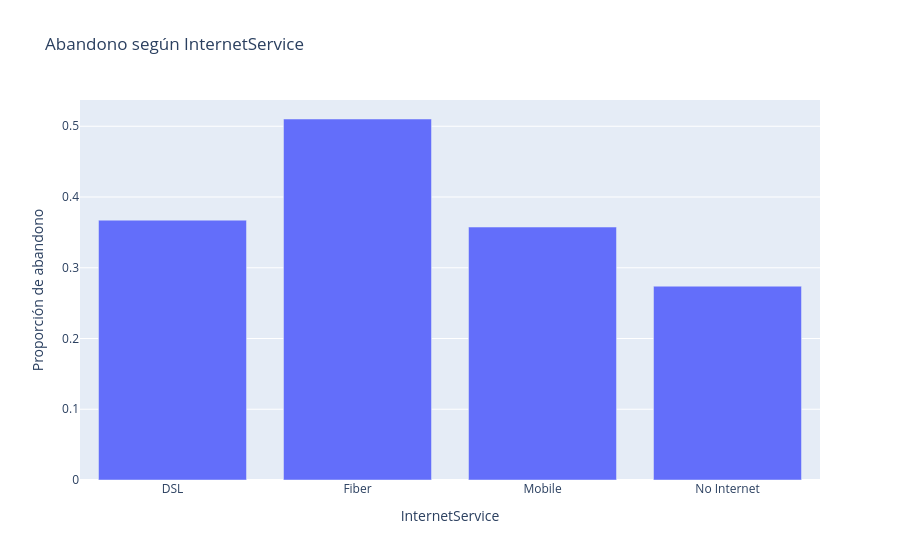

Notebook source saved alongside this figure:
### Markdown cell above
## Abandono según InternetService
**Pregunta:** ¿la proporción de abandono cambia entre los grupos? Calculamos tamaño y tasa; no confundimos número de abandonos con riesgo relativo del grupo.

### Code cell
# dropna=False conserva a quienes no tienen información en esta variable.
summary = df.groupby('InternetService', dropna=False).abandono.agg(['size', 'mean']).reset_index()
summary = summary.rename(columns={'size':'clientes', 'mean':'tasa'})
display(summary)
px.bar(summary, x='InternetService', y='tasa', hover_data=['clientes'], title='Abandono según InternetService', labels={'tasa':'Proporción de abandono'}).show()

### Figure 1 — Plotly figure (JSON) as saved in the notebook; plotly's stock layout.template omitted (floating-point values rounded to 4 significant figures)
{"data": [{"customdata": [[2709], [4239], [2092], [960]], "hovertemplate": "InternetService=%{x}<br>Proporción de abandono=%{y}<br>clientes=%{customdata[0]}<extra></extra>", "legendgroup": "", "marker": {"color": "#636efa", "pattern": {"shape": ""}}, "name": "", "orientation": "v", "showlegend": false, "textposition": "auto", "type": "bar", "x": ["DSL", "Fiber", "Mobile", "No Internet"], "xaxis": "x", "y": [0.3673, 0.5103, 0.3576, 0.274], "yaxis": "y"}], "layout": {"barmode": "relative", "legend": {"tracegroupgap": 0}, "title": {"text": "Abandono según InternetService"}, "xaxis": {"anchor": "y", "domain": [0.0, 1.0], "title": {"text": "InternetService"}}, "yaxis": {"anchor": "x", "domain": [0.0, 1.0], "title": {"text": "Proporción de abandono"}}}}
